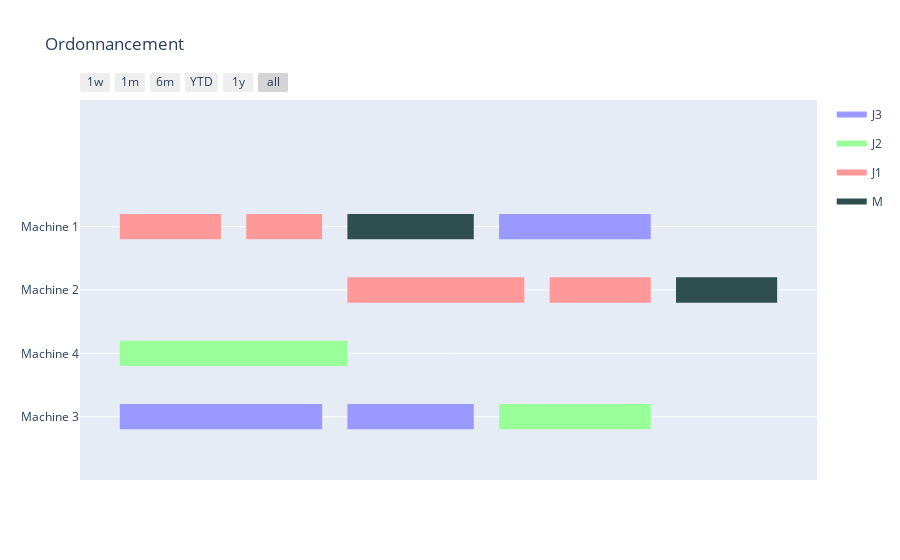

The cell this chart's notebook holds for it:
### Code cell
creerDiagrammeGantt(solution, tempsDebut, dureeOperations, maintenances, couleurMachines)

### Figure 1 — Plotly figure (JSON) as saved in the notebook; plotly's stock layout.template omitted (floating-point values rounded to 4 significant figures)
{"data": [{"fill": "toself", "fillcolor": "rgb(153, 153, 255)", "hoverinfo": "name", "legendgroup": "rgb(153, 153, 255)", "mode": "none", "name": "J3", "type": "scatter", "x": ["2024-06-03", "2024-06-11", "2024-06-11", "2024-06-03", "2024-06-03", "2024-06-12", "2024-06-17", "2024-06-17", "2024-06-12", "2024-06-12", "2024-06-18", "2024-06-24", "2024-06-24", "2024-06-18"], "y": [-0.2, -0.2, 0.2, 0.2, null, -0.2, -0.2, 0.2, 0.2, null, 2.8, 2.8, 3.2, 3.2]}, {"fill": "toself", "fillcolor": "rgb(153, 255, 153)", "hoverinfo": "name", "legendgroup": "rgb(153, 255, 153)", "mode": "none", "name": "J2", "type": "scatter", "x": ["2024-06-03", "2024-06-12", "2024-06-12", "2024-06-03", "2024-06-03", "2024-06-18", "2024-06-24", "2024-06-24", "2024-06-18"], "y": [0.8, 0.8, 1.2, 1.2, null, -0.2, -0.2, 0.2, 0.2]}, {"fill": "toself", "fillcolor": "rgb(255, 153, 153)", "hoverinfo": "name", "legendgroup": "rgb(255, 153, 153)", "mode": "none", "name": "J1", "type": "scatter", "x": ["2024-06-03", "2024-06-07", "2024-06-07", "2024-06-03", "2024-06-03", "2024-06-08", "2024-06-11", "2024-06-11", "2024-06-08", "2024-06-08", "2024-06-12", "2024-06-19", "2024-06-19", "2024-06-12", "2024-06-12", "2024-06-20", "2024-06-24", "2024-06-24", "2024-06-20"], "y": [2.8, 2.8, 3.2, 3.2, null, 2.8, 2.8, 3.2, 3.2, null, 1.8, 1.8, 2.2, 2.2, null, 1.8, 1.8, 2.2, 2.2]}, {"fill": "toself", "fillcolor": "rgb(47, 79, 79)", "hoverinfo": "name", "legendgroup": "rgb(47, 79, 79)", "mode": "none", "name": "M", "type": "scatter", "x": ["2024-06-12", "2024-06-15", "2024-06-15", "2024-06-12", "2024-06-12", "2024-06-12", "2024-06-15", "2024-06-15", "2024-06-12", "2024-06-12", "2024-06-12", "2024-06-17", "2024-06-17", "2024-06-12", "2024-06-12", "2024-06-25", "2024-06-27", "2024-06-27", "2024-06-25", "2024-06-25", "2024-06-25", "2024-06-29", "2024-06-29", "2024-06-25", "2024-06-25", "2024-06-25", "2024-06-28", "2024-06-28", "2024-06-25"], "y": [2.8, 2.8, 3.2, 3.2, null, 2.8, 2.8, 3.2, 3.2, null, 2.8, 2.8, 3.2, 3.2, null, 1.8, 1.8, 2.2, 2.2, null, 1.8, 1.8, 2.2, 2.2, null, 1.8, 1.8, 2.2, 2.2]}, {"legendgroup": "rgb(153, 153, 255)", "marker": {"color": "rgb(153, 153, 255)", "opacity": 0, "size": 1}, "mode": "markers", "name": "", "showlegend": false, "text": [null, null, null, null, null, null], "type": "scatter", "x": ["2024-06-03", "2024-06-11", "2024-06-12", "2024-06-17", "2024-06-18", "2024-06-24"], "y": [0, 0, 0, 0, 3, 3]}, {"legendgroup": "rgb(153, 255, 153)", "marker": {"color": "rgb(153, 255, 153)", "opacity": 0, "size": 1}, "mode": "markers", "name": "", "showlegend": false, "text": [null, null, null, null], "type": "scatter", "x": ["2024-06-03", "2024-06-12", "2024-06-18", "2024-06-24"], "y": [1, 1, 0, 0]}, {"legendgroup": "rgb(255, 153, 153)", "marker": {"color": "rgb(255, 153, 153)", "opacity": 0, "size": 1}, "mode": "markers", "name": "", "showlegend": false, "text": [null, null, null, null, null, null, null, null], "type": "scatter", "x": ["2024-06-03", "2024-06-07", "2024-06-08", "2024-06-11", "2024-06-12", "2024-06-19", "2024-06-20", "2024-06-24"], "y": [3, 3, 3, 3, 2, 2, 2, 2]}, {"legendgroup": "rgb(47, 79, 79)", "marker": {"color": "rgb(47, 79, 79)", "opacity": 0, "size": 1}, "mode": "markers", "name": "", "showlegend": false, "text": [null, null, null, null, null, null, null, null, null, null, null, null], "type": "scatter", "x": ["2024-06-12", "2024-06-15", "2024-06-12", "2024-06-15", "2024-06-12", "2024-06-17", "2024-06-25", "2024-06-27", "2024-06-25", "2024-06-29", "2024-06-25", "2024-06-28"], "y": [3, 3, 3, 3, 3, 3, 2, 2, 2, 2, 2, 2]}], "layout": {"autosize": true, "hovermode": "closest", "showlegend": true, "title": {"text": "Ordonnancement"}, "xaxis": {"autorange": true, "range": ["2024-06-01 10:49:49.1697", "2024-06-30 13:10:10.8303"], "rangeselector": {"buttons": [{"count": 7, "label": "1w", "step": "day", "stepmode": "backward"}, {"count": 1, "label": "1m", "step": "month", "stepmode": "backward"}, {"count": 6, "label": "6m", "step": "month", "stepmode": "backward"}, {"count": 1, "label": "YTD", "step": "year", "stepmode": "todate"}, {"count": 1, "label": "1y", "step": "year", "stepmode": "backward"}, {"step": "all"}]}, "showgrid": true, "tickvals": [], "type": "date", "zeroline": false}, "yaxis": {"autorange": false, "range": [-1, 5], "showgrid": true, "ticktext": ["Machine 3", "Machine 4", "Machine 2", "Machine 1"], "tickvals": [0, 1, 2, 3], "type": "linear", "zeroline": false}}}
